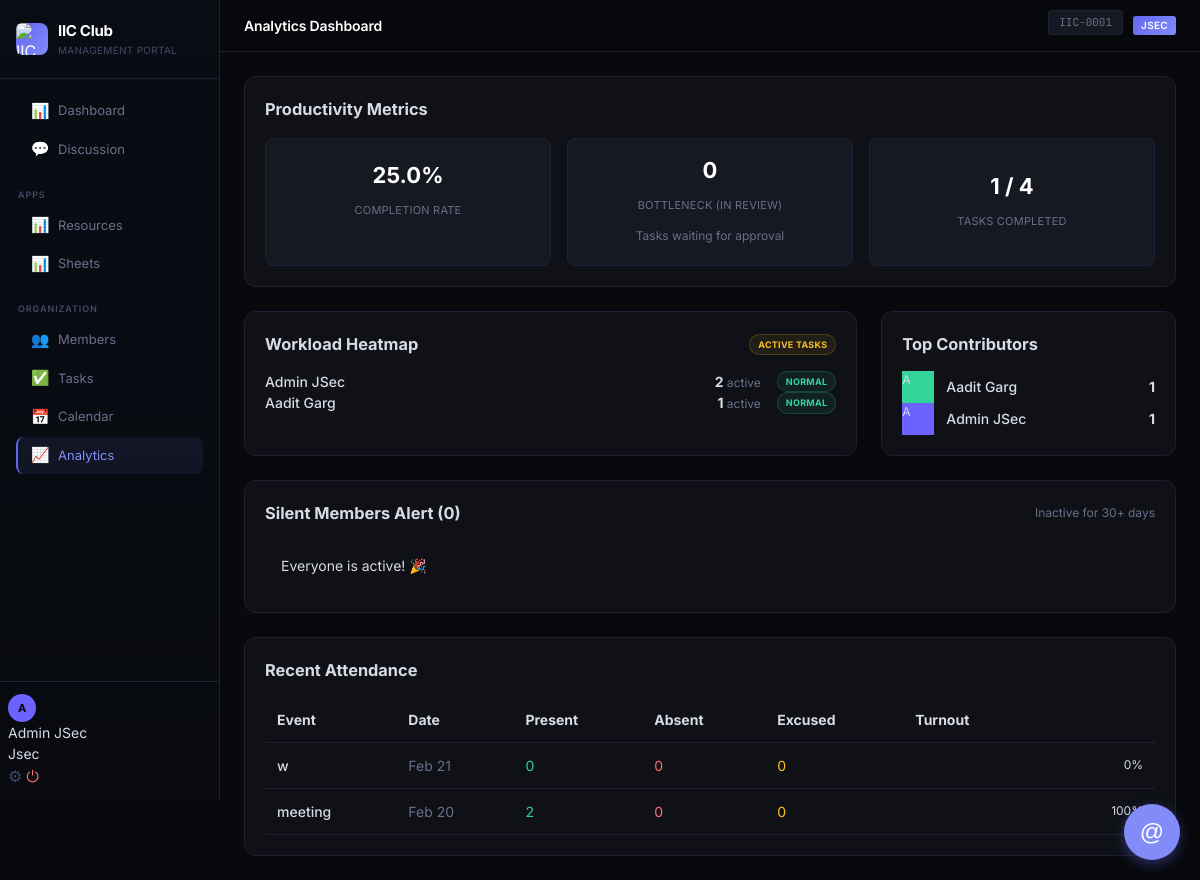
Screenshot of /analytics (signed in) with the database file from the repository.
### models.py (models this page shows, shortened)
class User(db.Model):
    __tablename__ = 'users'
    id = db.Column(db.Integer, primary_key=True)
    unique_id = db.Column(db.String(20), unique=True, nullable=False)  # IIC-0001
    name = db.Column(db.String(100), nullable=False)
    email = db.Column(db.String(120), unique=True, nullable=False)
    password_hash = db.Column(db.String(256), nullable=False)
    role = db.Column(db.String(20), nullable=False, default='member')  # jsec, coordinator, member
    expertise = db.Column(db.String(255), default='')
    current_work = db.Column(db.String(255), default='')
    bio = db.Column(db.Text, default='')
    avatar_color = db.Column(db.String(7), default='#6C63FF')
    joined_at = db.Column(db.DateTime, default=datetime.utcnow)
    last_seen = db.Column(db.DateTime, default=datetime.utcnow)
    is_online = db.Column(db.Boolean, default=False)
    has_seen_tour = db.Column(db.Boolean, default=False)
    messages = db.relationship('Message', backref='author', lazy=True)
    resources = db.relationship('Resource', backref='shared_by', lazy=True)
    tasks_created = db.relationship('Task', foreign_keys='Task.created_by', backref='creator', lazy=True)
    events_created = db.relationship('Event', backref='creator', lazy=True)
    channel_memberships = db.relationship('ChannelMember', foreign_keys='ChannelMember.user_id', backref='member', lazy=True, cascade="all, delete-orphan")
    def role_level(self):
        levels = {'jsec': 3, 'coordinator': 2, 'member': 1}
        return levels.get(self.role, 0)

class Event(db.Model):
    __tablename__ = 'events'
    id = db.Column(db.Integer, primary_key=True)
    title = db.Column(db.String(200), nullable=False)
    description = db.Column(db.Text, default='')
    event_date = db.Column(db.Date, nullable=False)
    event_time = db.Column(db.String(10), default='')
    location = db.Column(db.String(200), default='')
    mom = db.Column(db.Text, default='')  # Minutes of Meeting
    attendance_code = db.Column(db.String(20), default='')  # For self check-in
    event_type = db.Column(db.String(20), default='event')  # event, meeting
    created_by = db.Column(db.Integer, db.ForeignKey('users.id'), nullable=False)
    created_at = db.Column(db.DateTime, default=datetime.utcnow)

### views.py (the view)
@views.route('/analytics')
@login_required
@role_required('coordinator') # JSec and Coordinator
def analytics():
    productivity = AnalyticsService.get_productivity_stats()
    engagement = AnalyticsService.get_engagement_stats()
    workload = AnalyticsService.get_workload_heatmap()
    attendance = AnalyticsService.get_attendance_stats()
    return render_template('analytics.html',
                           productivity=productivity,
                           engagement=engagement,
                           workload=workload,
                           attendance=attendance)

### templates/analytics.html (shortened to what this page needs)
{% extends 'base.html' %}
{% block page_title %}Analytics Dashboard{% endblock %}
{% block content %}
<div class="analytics-grid">
    <div class="card span-12">
        <div class="card-header">
            <h3>Productivity Metrics</h3>
        </div>
        <div class="stats-grid">
            <div class="stat-card">
                <div class="stat-value">{{ productivity.completion_rate }}%</div>
                <div class="stat-label">Completion Rate</div>
            </div>
            <div class="stat-card">
                <div class="stat-value">{{ productivity.tasks_in_review }}</div>
                <div class="stat-label">Bottleneck (In Review)</div>
                <span style="font-size:0.75rem; color:var(--text-dim);">Tasks waiting for approval</span>
            </div>
            <div class="stat-card">
                <div class="stat-value">{{ productivity.completed_tasks }} / {{ productivity.total_tasks }}</div>
                <div class="stat-label">Tasks Completed</div>
            </div>
        </div>
    </div>
    <div class="card span-8">
        <div class="card-header">
            <h3>Workload Heatmap</h3>
            <span class="badge badge-other">Active Tasks</span>
        </div>
        <div class="list-group">
            {% for user in workload %}
            <div class="list-item" style="display:flex; align-items:center; justify-content:space-between;">
                <div style="font-weight:500;">{{ user.name }}</div>
                <div style="display:flex; align-items:center; gap:1rem;">
                    <div style="text-align:right;">
                        <span style="font-weight:700; color: {{ 'var(--red)' if user.count > 3 else 'var(--text)' }};">
                            {{ user.count }}
                        </span>
                        <span style="font-size:0.75rem; color:var(--text-dim);">active</span>
                    </div>
                    {% if user.count > 3 %}
                    <span class="badge badge-ppt">High Risk</span>
                    {% else %}
                    <span class="badge badge-sheet">Normal</span>
                    {% endif %}
                </div>
            </div>
            {% else %}
            <p class="empty-text">No active tasks assigned.</p>
            {% endfor %}
        </div>
    </div>
    <div class="card span-4">
        <div class="card-header">
            <h3>Top Contributors</h3>
        </div>
        <div class="list-group">
            {% for user in engagement.leaderboard %}
            <div class="list-item" style="display:flex; align-items:center; gap:0.75rem;">
                <div class="profile-avatar-sm" style="background-color: {{ user.avatar_color }}; width:32px; height:32px; font-size:12px;">
                    {{ user.name[0]|upper }}
                </div>
                <div style="flex:1;">
                    <div style="font-weight:500; font-size:0.875rem;">{{ user.name }}</div>
                </div>
                <div style="font-weight:700;">{{ user.count }}</div>
            </div>
            {% endfor %}
        </div>
    </div>
    <div class="card span-12">
        <div class="card-header">
            <h3>Silent Members Alert ({{ engagement.silent_members_count }})</h3>
            <span style="font-size:0.75rem; color:var(--text-dim);">Inactive for 30+ days</span>
        </div>
        {% if engagement.silent_members %}
        <div style="display:flex; gap:0.5rem; flex-wrap:wrap; padding:1rem;">
            {% for user in engagement.silent_members %}
            <span class="badge badge-other" style="font-size:0.875rem; padding:0.5rem 0.75rem;">
                {{ user.name }}
            </span>
            {% endfor %}
        </div>
        {% else %}
        <p class="empty-text" style="padding:1rem;">Everyone is active! 🎉</p>
        {% endif %}
    </div>
    <div class="card span-12">
        <div class="card-header">
            <h3>Recent Attendance</h3>
        </div>
        <div class="table-responsive">
            <table class="data-table" style="width:100%; border-collapse:collapse;">
                <thead>
                    <tr style="text-align:left; border-bottom:1px solid var(--border);">
                        <th style="padding:0.75rem;">Event</th>
                        <th style="padding:0.75rem;">Date</th>
                        <th style="padding:0.75rem;">Present</th>
                        <th style="padding:0.75rem;">Absent</th>
                        <th style="padding:0.75rem;">Excused</th>
                        <th style="padding:0.75rem; min-width:150px;">Turnout</th>
                    </tr>
                </thead>
                <tbody>
                    {% for event in attendance %}
                    <tr style="border-bottom:1px solid var(--border);">
                        <td style="padding:0.75rem; font-weight:500;">{{ event.title }}</td>
                        <td style="padding:0.75rem; color:var(--text-dim);">{{ event.date.strftime('%b %d') }}</td>
                        <td style="padding:0.75rem; color:var(--green);">{{ event.present }}</td>
                        <td style="padding:0.75rem; color:var(--red);">{{ event.absent }}</td>
                        <td style="padding:0.75rem; color:var(--yellow);">{{ event.excused }}</td>
                        <td style="padding:0.75rem;">
                            <div style="display:flex; align-items:center; gap:0.5rem;">
                                <div class="progress-bar-bg" style="flex:1; height:6px;">
                                </div>
                                <span style="font-size:0.75rem; width:35px; text-align:right;">{{ event.rate|int }}%</span>
                            </div>
                        </td>
                    </tr>
                    {% else %}
                    <tr>
                        <td colspan="6" class="empty-text" style="padding:2rem; text-align:center;">No recent meetings or attendance data.</td>
                    </tr>
                    {% endfor %}
                </tbody>
            </table>
        </div>
    </div>
</div>
{% endblock %}

### templates/base.html (shortened to what this page needs)
<!DOCTYPE html>
<html lang="en">
<head>
    <link rel="stylesheet" href="{{ url_for('static', filename='css/style.css') }}">
    <link rel="stylesheet" href="https://cdn.jsdelivr.net/npm/driver.js@1.0.1/dist/driver.css"/>
</head>
<body>
    {% if current_user %}
    <div class="app-layout">
        <aside class="sidebar">
            <div class="sidebar-header">
                <div class="sidebar-logo">
                    <div class="logo-icon"><img src="{{ url_for('static', filename='iiclogo.png') }}" alt="IIC"
                            style="width: 32px; height: 32px; border-radius: 6px;"></div>
                    <div>
                        <span class="logo-text">IIC Club</span>
                        <span class="logo-sub">Management Portal</span>
                    </div>
                </div>
            </div>
            <nav class="sidebar-nav">
                <div class="nav-section">
                    <button id="mentionToggle" class="mention-btn-toggle" onclick="toggleMentionPanel()">
                        @
                    </button>
                    <a href="{{ url_for('views.dashboard') }}"
                        class="nav-link {% if request.endpoint == 'views.dashboard' %}active{% endif %}">
                        <span class="nav-icon">📊</span> Dashboard
                    </a>
                    <a href="{{ url_for('views.discussion') }}"
                        class="nav-link {% if request.endpoint == 'views.discussion' %}active{% endif %}">
                        <span class="nav-icon">💬</span> Discussion
                    </a>
                </div>
                <div class="nav-section">
                    <div class="nav-section-title">Apps</div>
                    <a href="{{ url_for('views.resources') }}"
                        class="nav-link {% if request.endpoint == 'views.resources' %}active{% endif %}">
                        <span class="nav-icon">📊</span> Resources
                    </a>
                    <a href="{{ url_for('views.sheets') }}"
                        class="nav-link {% if request.endpoint in ['views.sheets', 'views.sheet_view'] %}active{% endif %}">
                        <span class="nav-icon">📊</span> Sheets
                    </a>
                </div>
                <div class="nav-section">
                    <div class="nav-section-title">Organization</div>
                    <a href="{{ url_for('views.members') }}"
                        class="nav-link {% if request.endpoint in ['views.members', 'views.member_profile'] %}active{% endif %}">
                        <span class="nav-icon">👥</span> Members
                    </a>
                    <a href="{{ url_for('views.tasks') }}"
                        class="nav-link {% if request.endpoint == 'views.tasks' %}active{% endif %}">
                        <span class="nav-icon">✅</span> Tasks
                    </a>
                    <a href="{{ url_for('views.calendar_view') }}"
                        class="nav-link {% if request.endpoint == 'views.calendar_view' %}active{% endif %}">
                        <span class="nav-icon">📅</span> Calendar
                    </a>
                    {% if current_user.role in ['jsec', 'coordinator'] %}
                    <a href="{{ url_for('views.analytics') }}"
                        class="nav-link {% if request.endpoint == 'views.analytics' %}active{% endif %}">
                        <span class="nav-icon">📈</span> Analytics
                    </a>
                    {% endif %}
                </div>
            </nav>
            <div class="sidebar-footer">
                <div class="user-mini-profile">
                    <div class="user-avatar" style="background-color: {{ current_user.avatar_color }}">
                        {{ current_user.name[0] | upper }}
                    </div>
                    <div class="user-info">
                        <div class="user-name">{{ current_user.name }}</div>
                        <div class="user-role">{{ current_user.role | title }}</div>
                    </div>
                    <div class="user-actions" style="margin-left: auto; display: flex; gap: 4px;">
                        <button onclick="openChangePasswordModal()" title="Change Password" style="background:none;border:none;cursor:pointer;color:var(--text-muted);font-size:16px;">⚙</button>
                        <a href="{{ url_for('auth.logout') }}" title="Logout" style="color: var(--red); text-decoration: none; font-size: 16px;">⏻</a>
                    </div>
                </div>
            </div>
        </aside>
        <main class="main-content">
            <header class="topbar">
                <div class="d-flex align-center gap-2">
                    <h1 class="topbar-title">{% block page_title %}Dashboard{% endblock %}</h1>
                </div>
                <div class="topbar-actions">
                    <span class="profile-id">{{ current_user.unique_id }}</span>
                    <span class="profile-role role-{{ current_user.role }}">{{ current_user.role }}</span>
                </div>
            </header>
            <div class="page-content">
                {% block content %}{% endblock %}
            </div>
        </main>
    </div>
    {% else %}
    {% block fullpage %}{% endblock %}
    {% endif %}
</body>
</html>

### rows the page displays
User: name "A", name "Admin JSec", role "Jsec", unique_id "IIC-0001", role "JSEC", count "2", count "1"
User: name "Aadit Garg", count "1", name "A"
Event: date "Feb 21"
Event: title "meeting", date "Feb 20", present "2", absent "0", excused "0", rate "100"

### other values shown
{{ productivity.completion_rate }} "25.0"
{{ productivity.tasks_in_review }} "0"
{{ productivity.completed_tasks }} "1"
{{ productivity.total_tasks }} "4"
{{ engagement.silent_members_count }} "0"
{{ event.title }} "w"
{{ event.present }} "0"
{{ event.absent }} "0"
{{ event.excused }} "0"
{{ event.rate|int }} "0"
